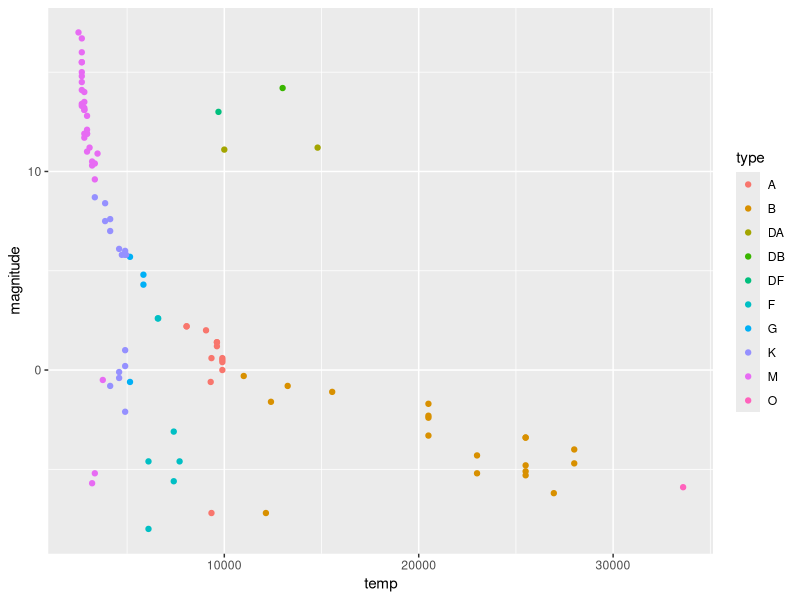

The R script that drew this image:
library(tidyverse)
library(dslabs)
data(stars)
options(digits = 3)   # report 3 significant digits
mean(stars$magnitude)
sd(stars$magnitude)

#stars %>% ggplot(aes(magnitude)) + geom_density()
#stars %>% ggplot(aes(temp)) + geom_boxplot()
stars%>%  
  ggplot(aes(temp,magnitude,col=type)) + geom_point() 
